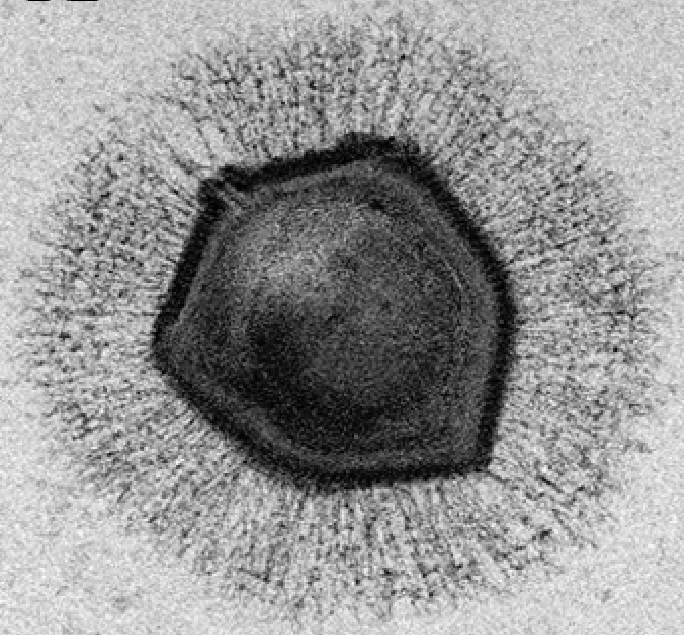
%> input picture mimi_compar/mimivirus.png, 684 x 635 px
$ octave mimi_spec.m   (GNU Octave 9; MATLAB toolbox functions it lacks are replaced by stand-ins)
%> lines starting %> are read from the running program, lines starting %| are printed output that depends on the picture
% Reproduces the spectrum in Figure 9 of the paper
% "Holographic Phase Retrieval and Optimal Reference Design",
% by David Barmherzig, Ju Sun, Emmanuel Candes, T.J. Lane, and Po-Nan Li.
%%%%%%%%%%%%%%%%%%%%%%%%%%%%%%%%%%%%%%%%%%%%%%%%%%%%%%%%%%%%%%%%%%%%%%%%%%%%%%%clear all
rng(1)
n=64;
m=1024;
X = imread('mimivirus.png');
%> X is the input picture: size 635x684x3 uint8; min 0, max 254, mean 149.8
X = mat2gray(X);
%> X: size 635x684x3 double
X_0 = rgb2gray(X);
img=imresize(X_0,[n,n]);
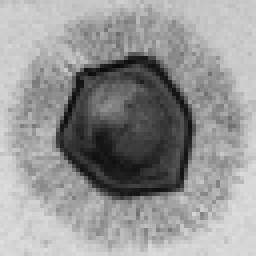
%> img: size 64x64 double (shown 4 times larger); min 0.0361, max 0.88, mean 0.59
imgpad=zeros(m,m); imgpad(1:n,1:n)=img;
%> after `imgpad(1:n,1:n)=img`:
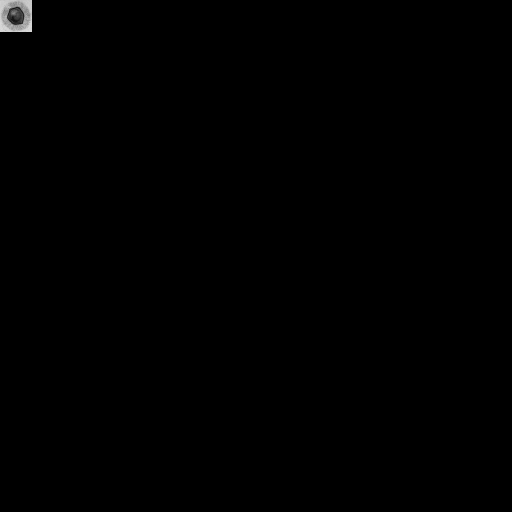
%> imgpad: size 1024x1024 double (shown at 1/2 size); min 0, max 0.88, mean 0.0023
y=abs(fft2(imgpad)).^2;
%%
figure;
%> (the run ends here)
